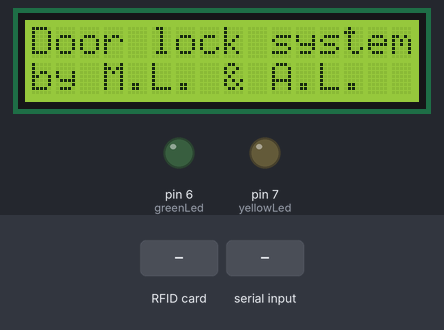
This sketch was run on a simulated Arduino Uno, built with avr-gcc and run on an emulated ATmega328P. Shown: 16×2 character LCD, output pins drawn as LEDs (lit = HIGH). Inputs (shaded band) come from the test bench. Pins used as bus, display or sensor lines are not drawn; what the sketch prints to the serial monitor is not drawn.

Above: at 0.2 s.
3.5 s: RFID card 5E 7A 19 C4 held to the reader
At 4.9 s:
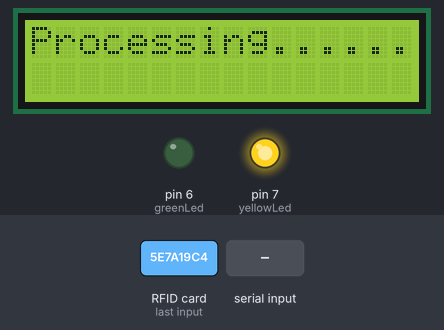
6.5 s: "1\n" received over Serial
At 8.1 s:
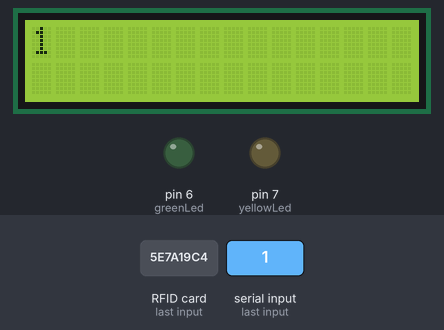
At 12.1 s:
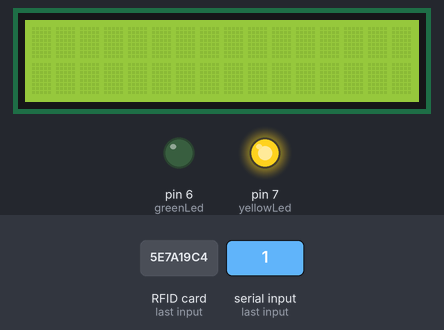
Timing chart, 0 to 13.6 s (numbered marks = the images above; inputs shaded):
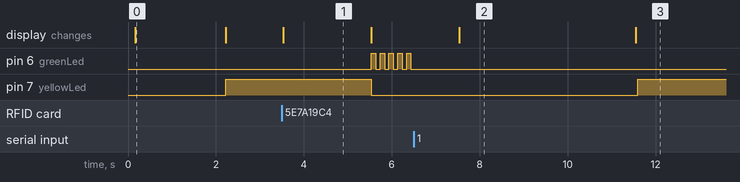

Measured:
- after the input at 3.5 s, pin 6 (greenLed): alternates HIGH for 0.10 s and LOW for 0.10 s, starting after 2.0 s; pin 7 (yellowLed): HIGH → LOW after 2.0 s; the display: changes at once (image 1)
- after the input at 6.5 s, pin 7 (yellowLed): LOW → HIGH after 5.1 s instead of 6.1 s; the display: changes after 1.0 s (image 2)
- what the display in image 0 shows lasts 2.0 s, from 0.2 s to 2.2 s
- what the display in image 1 shows lasts 2.0 s, from 3.5 s to 5.5 s
- what the display in image 2 shows lasts 4.0 s, from 7.5 s to 11.5 s

The sketch:

iot_tyo.ino
```cpp
#include <LiquidCrystal.h>
#include <SPI.h>
#include <MFRC522.h>

#define SS_PIN 10
#define RST_PIN 9

LiquidCrystal lcd(1, 2, 3, 4, 5, 8);
MFRC522 rfid(SS_PIN, RST_PIN); // Instance of the class
MFRC522 mfrc522(SS_PIN, RST_PIN);
MFRC522::MIFARE_Key key;

byte nuidPICC[4];
int yellowLed = 7;
int greenLed = 6;

String message = "                ";

void setup() {
  pinMode(yellowLed, OUTPUT);
  pinMode(greenLed, OUTPUT);

  lcd.begin(16,2);
  delay(100);
  lcd.setCursor(0,0);
  lcd.println(F("Door lock system"));
  lcd.setCursor(0,1);
  lcd.println(F("by M.L. & A.L.  "));
  delay(2000);
  lcd.clear();

  Serial.begin(115200);

  SPI.begin(); // Init SPI bus

  rfid.PCD_Init(); // Init MFRC522

  for (byte i = 0; i < 6; i++) {
    key.keyByte[i] = 0xFF;
  }
}

void loop() {
  digitalWrite(yellowLed, HIGH);
  lookForCards();
}

void lookForCards() {
  // Look for new cards
  if ( ! mfrc522.PICC_IsNewCardPresent()){
    return;
  }
  // Select one of the cards
  if ( ! mfrc522.PICC_ReadCardSerial()){
    return;
  }
  // Print out card
  printDec(mfrc522.uid.uidByte, mfrc522.uid.size);
  // Halt PICC
  mfrc522.PICC_HaltA();
//  lcd.setCursor(0,1);
  printMessage(message);
  delay(50);
  // Stop encryption on PCD
  mfrc522.PCD_StopCrypto1();
}

void printDec(byte *buffer, byte bufferSize) {
  String rfid = "";
  for (byte i = 0; i < bufferSize; i++) {
    rfid += buffer[i];
  }
  //sends message to serial
  Serial.println("KOODI "+rfid);
  printMessage("Processing......");
  confirmLight();
  delay(1000);
  message = Serial.readStringUntil('\n');
  printMessage(message);
}


void confirmLight(){
  digitalWrite(yellowLed, LOW);
  for(int i = 0; i < 5; i++) {
    digitalWrite(greenLed, HIGH);
    delay(100);
    digitalWrite(greenLed, LOW);
    delay(100);
  }
}


void printMessage(String message) {
  lcd.clear();
//  lcd.setCursor(0,0);
  lcd.println(message);
  delay(2000);
  lcd.clear();
}
```
